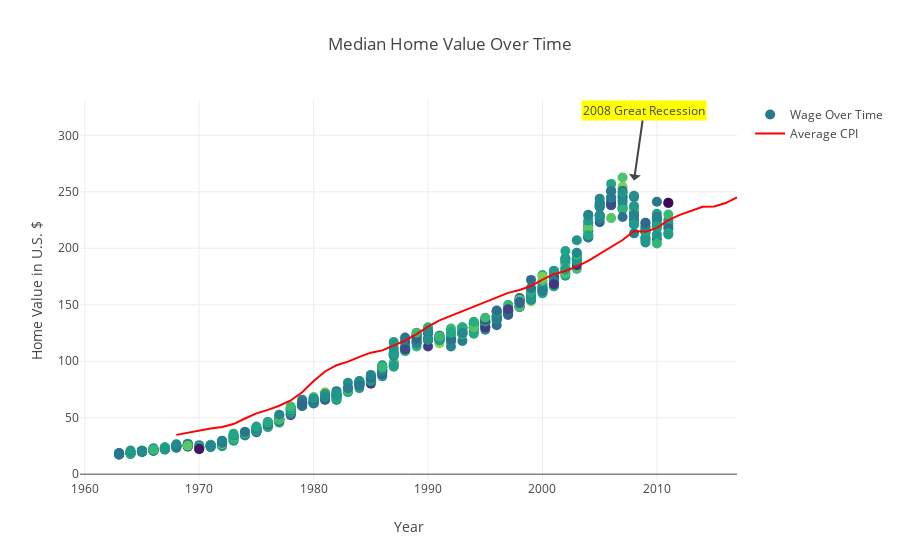

The notebook cell this image was saved under:
### Markdown cell above
<br><font style = 'font-family:calibri'><font size = 4>The below graph displays the median home prices from 1963 to 2011. Like median wages, home prices have continued to grow over time. Between 1990 and 2007, we can see that home prices rose faster than the between 1963 to 1980 as the slope of the graph becomes steeper at this time. In 2007, there is a sharp drop in home prices that can be attributed to the <a href='https://www.thebalance.com/subprime-mortgage-crisis-effect-and-timeline-3305745'>subprime mortgage crisis</a>, a part of the Great Recession. 
<p>Overlayed is the average Consumer Price Index (CPI) from the Median Wage data set above. The CPI has a steadier slope than median home prices. Unlike wages and home prices, we do not see any real dips. This most likely because of the way <a href='https://www.thebalance.com/consumer-price-index-cpi-index-definition-and-calculation-3305735'>CPI is calculated</a> and items are replaced according to consumer trends. Between the years 2003 and 2008, we can see that home prices outpaced CPI. Sokme attribute this rise to the lack of available homes as well as the <a href='https://positivemoney.org/issues/house-prices/'>increased lending from banks</a>.
<p>

### Code cell
layout = go.Layout(
    title= 'Median Home Value Over Time',
    yaxis = dict(
        title = 'Home Value in U.S. $',
    ),
    xaxis = dict(
        title = 'Year'
    ),
    annotations=[
                dict(
                    x=2008,
                    y=260,
                    xref='x',
                    yref='y',
                    text='2008 Great Recession',
                    showarrow=True,
                    bgcolor= 'yellow',
                    arrowhead=1,
                    ax=10,
                    ay=-70
                ),
            ]
    )

trace1 = go.Scatter(
    x = median_home['Year'],
    y = median_home ['Adjusted Home'],
    mode = 'markers',
    marker = dict(
        size = 10,
        color = np.random.randn(5000),
        colorscale = 'Viridis'),
    name = 'Wage Over Time',
    line = dict(
        shape = 'spline'
    )
)
trace0 = go.Scatter(
     x = mean_yearly_wage['Year'],
     y = round(mean_yearly_wage['CPI_Average'],2),
     name = 'Average CPI',
     line = dict(
         color = 'red',
     )
)

fig = go.Figure (data = [trace1, trace0], layout = layout)
py.offline.iplot(fig)

### Figure 1 — Plotly figure (JSON) as saved in the notebook; plotly's stock layout.template omitted (floating-point values rounded to 4 significant figures; data arrays with more than 128 entries replaced by an {"elided": "..."} marker saying what was removed)
{"data": [{"line": {"shape": "spline"}, "marker": {"color": {"elided": "5000 float values"}, "colorscale": "Viridis", "size": 10}, "mode": "markers", "name": "Wage Over Time", "type": "scatter", "uid": "68a93749-345e-4a6f-8452-161cd052982c", "x": {"elided": "586 int values"}, "y": {"elided": "586 float values"}}, {"line": {"color": "red"}, "name": "Average CPI", "type": "scatter", "uid": "e785f51b-cb72-4d92-aef1-b4a3b351f7e2", "x": [1968, 1969, 1970, 1971, 1972, 1973, 1974, 1975, 1976, 1977, 1978, 1979, 1980, 1981, 1982, 1983, 1984, 1985, 1986, 1987, 1988, 1989, 1990, 1991, 1992, 1993, 1994, 1995, 1996, 1997, 1998, 1999, 2000, 2001, 2002, 2003, 2004, 2005, 2006, 2007, 2008, 2009, 2010, 2011, 2012, 2013, 2014, 2015, 2016, 2017], "y": [34.78, 36.68, 38.83, 40.49, 41.82, 44.4, 49.31, 53.82, 56.91, 60.61, 65.23, 72.57, 82.41, 90.93, 96.5, 99.6, 103.9, 107.6, 109.6, 113.6, 118.3, 124.0, 130.7, 136.2, 140.3, 144.5, 148.2, 152.4, 156.8, 160.5, 163.0, 166.6, 172.2, 177.1, 179.9, 184.0, 188.9, 195.3, 201.6, 207.3, 215.3, 214.5, 218.1, 224.9, 229.6, 233.0, 236.7, 237.0, 240.0, 245.1]}], "layout": {"annotations": [{"arrowhead": 1, "ax": 10, "ay": -70, "bgcolor": "yellow", "showarrow": true, "text": "2008 Great Recession", "x": 2008, "xref": "x", "y": 260, "yref": "y"}], "title": {"text": "Median Home Value Over Time"}, "xaxis": {"title": {"text": "Year"}}, "yaxis": {"title": {"text": "Home Value in U.S. $"}}}}
